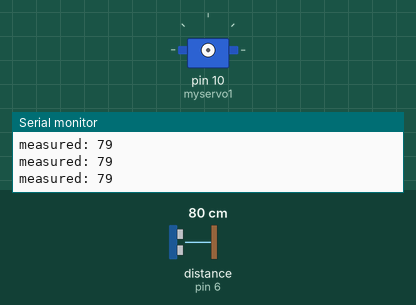
Bench run of a sketch on a simulated Arduino Uno, built with avr-gcc and run on an emulated ATmega328P. Shown: servo, the last lines printed to the serial monitor. Wiring (inferred from the names in the program): ultrasonic range finder: trigger pin 5; echo pin 6. The test bench sets the inputs (shaded band); at power-on: distance to the obstacle (sensor on pin 6) 80 cm. The echo pulse lasts 58.3 µs per cm.

Above: at 1.3 s.
1.4 s: distance to the obstacle (sensor on pin 6) set to 6 cm
2.9 s: distance to the obstacle (sensor on pin 6) set to 3 cm
At 3.47 s:
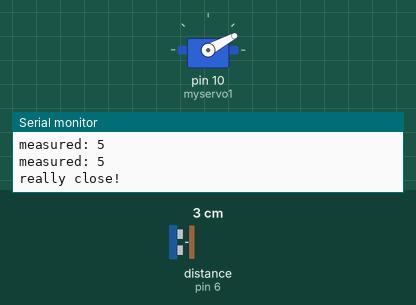
At 4.07 s:
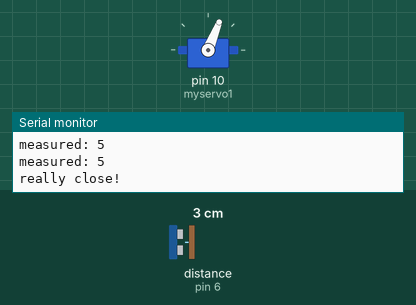
8.9 s: distance to the obstacle (sensor on pin 6) set to 250 cm
At 9.9 s:
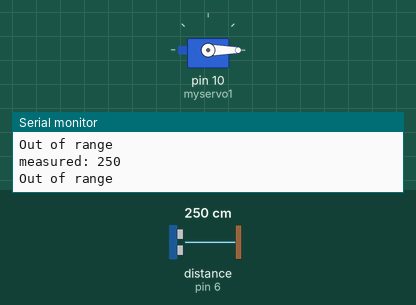
Timing chart, 0 to 11.9 s (numbered marks = the images above; inputs shaded):
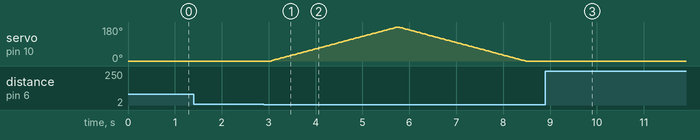

The sketch:

ex5.ino
```cpp
#include <Servo.h>

/*
  Example 5
   Introduction to Robotics
   by Rodolfo Cossovich at New York University
   Description: This software uses HC-SR04 on pins 13 and 12

   Original code improvements to the Ping sketch sourced from Trollmaker.com . More info at: http://goo.gl/kJ8Gl
   Some code and wiring inspired by http://en.wikiversity.org/wiki/User:Dstaub/robotcar
*/

Servo myservo1;
Servo myservo2;

#define trigPin 5
#define echoPin 6

void setup() {
  Serial.begin (9600);
  pinMode(trigPin, OUTPUT);
  pinMode(echoPin, INPUT);

}

void loop() {

  int distance = ultraSound();
  if (distance < 4) {  // This is where the LED On/Off happens
    Serial.print("really close!");
    sweepServo();
  }
  else {
    Serial.print("measured: ");
    Serial.println(distance);
  }
  if (distance >= 200 || distance <= 0) {
    Serial.println("Out of range");
  }

  delay(500);
}

void sweepServo( void ) {
  myservo1.attach(10);  // attaches the servo on pin 10 to the servo object
  for (int pos = 0; pos <= 180; pos += 1) { // goes from 0 degrees to 180 degrees
    // in steps of 1 degree
    myservo1.write(pos);              // tell servo to go to position in variable 'pos'
    delay(15);                       // waits 15ms for the servo to reach the position
  }
  for (int pos = 180; pos >= 0; pos -= 1) { // goes from 180 degrees to 0 degrees
    myservo1.write(pos);              // tell servo to go to position in variable 'pos'
    delay(15);                       // waits 15ms for the servo to reach the position
  }
  myservo1.detach(); //note that every time I exit the function I also detach the servo
  //so there are no intereferences with the ultrasound sensor
}

void neck( int pos ) {
  myservo2.attach(9);  // attaches the servo on pin 10 to the servo object
  myservo2.write(40 * pos);            // tell servo to go to position in variable 'pos'
  delay(1000);                       // waits 15ms for the servo to reach the position
  myservo2.detach(); //note that every time I exit the function I also detach the servo
  //so there are no intereferences with the ultrasound sensor
}


int ultraSound( void ) {
  long duration;
  digitalWrite(trigPin, LOW);  // Added this line
  delayMicroseconds(2); // Added this line
  digitalWrite(trigPin, HIGH);
  delayMicroseconds(10); // Added this line
  digitalWrite(trigPin, LOW);
  duration = pulseIn(echoPin, HIGH);
  long distance = (duration / 2) / 29.1;
  return (int)distance;
}
```

Measured:
- the behaviour switches between 5 and 4 cm on distance to the obstacle (sensor on pin 6) (found by bisection; images 0 and 1)
- after the input at 2.9 s, servo on pin 10 (myservo1): rises from 0° to 180° in 2.7 s, then falls to 0° in 2.7 s
- after the input at 8.9 s, servo on pin 10 (myservo1): stays 0° (without the input it goes to 2° after 0.11 s)
